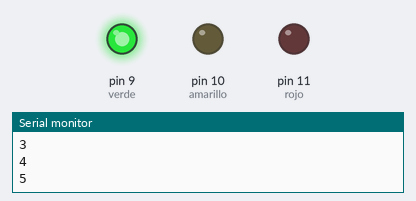
The sketch below on a simulated Arduino Uno, built with avr-gcc and run on an emulated ATmega328P. Parts: output pins drawn as LEDs (lit = HIGH), the last lines printed to the serial monitor.

Above: at 6.0 s.
At 13.5 s:
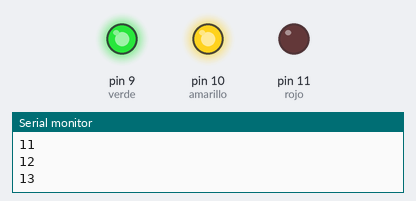
At 20.0 s:
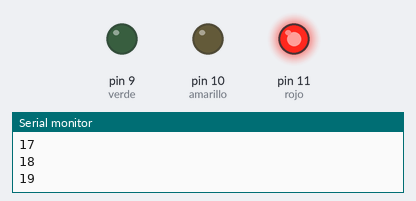
Timing chart, 0 to 33.0 s (numbered marks = the images above):
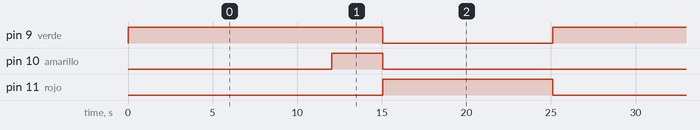

Measured:
- by itself, pin 9 (verde): alternates HIGH for 15.1 s and LOW for 10.0 s
- by itself, pin 10 (amarillo): alternates HIGH for 3.0 s and LOW for 22.4 s
- by itself, pin 11 (rojo): alternates HIGH for 10.0 s and LOW for 15.1 s

The sketch:

semaforo.ino
```cpp
int rojo = 11;
int amarillo = 10;
int verde = 9;
int cuenta = 0;
int c = 0;
int v = HIGH;
int r = LOW;
int a = LOW;

void setup() {
  // put your setup code here, to run once:
  cli();
  TCCR0B = 0; TCCR0A = 0;
  TCCR0B |= (1 << CS01);
  TCCR0B |= (1 << CS00);
  TCCR0A |= (1 << WGM01);
  OCR0A = 0xFA;
  TIMSK0 |= (1 << OCIE0A);
  sei();
  pinMode(rojo, OUTPUT);
  pinMode(amarillo, OUTPUT);
  pinMode(verde, OUTPUT);
  Serial.begin(9600);
}

void loop() {
  // put your main code here, to run repeatedly:
  digitalWrite(verde, v);
  digitalWrite(amarillo, a);
  digitalWrite(rojo, r);
}

ISR(TIMER0_COMPA_vect)
{
  cuenta++;
  if(cuenta%1000 == 0)
  {
    c++;
    Serial.println(c);
    if(c==25)
      c = 0;
    if(c < 12)
    {
      v = HIGH;
      a = LOW;
      r = LOW;
    }
    if(c >= 12 && c < 15)
    {
      v = HIGH;
      a = HIGH;
      r = LOW;
    }
    if(c >= 15 && c < 25)
    {
      v = LOW;
      a = LOW;
      r = HIGH;
    }
  }
}
```
